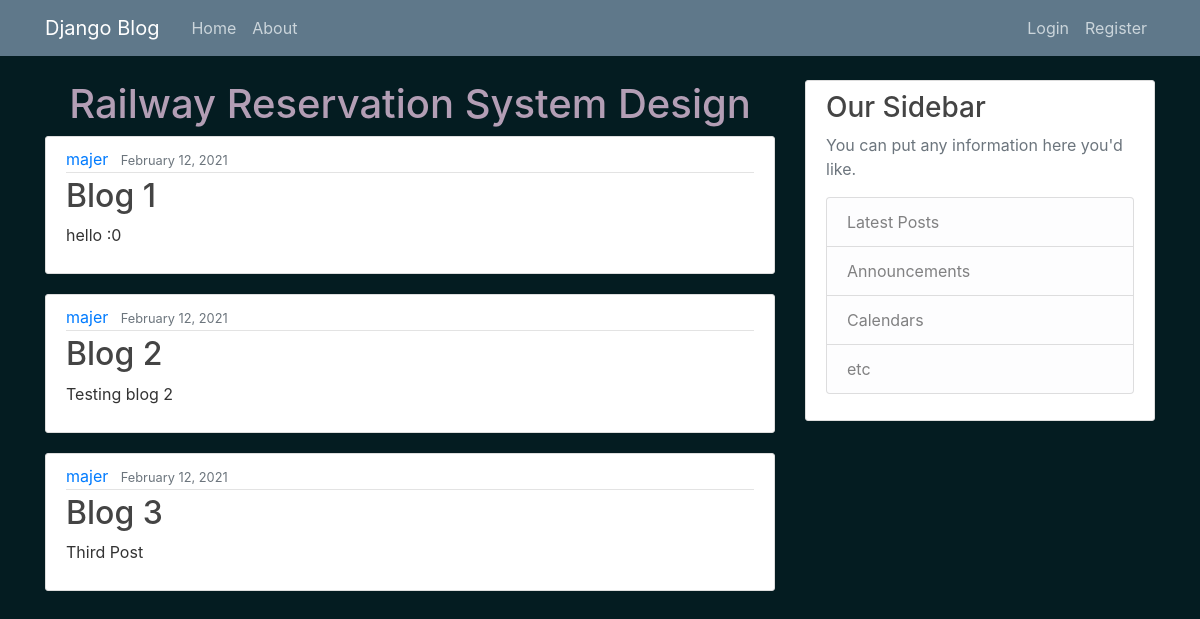
/, run on an earlier commit of the app's database.
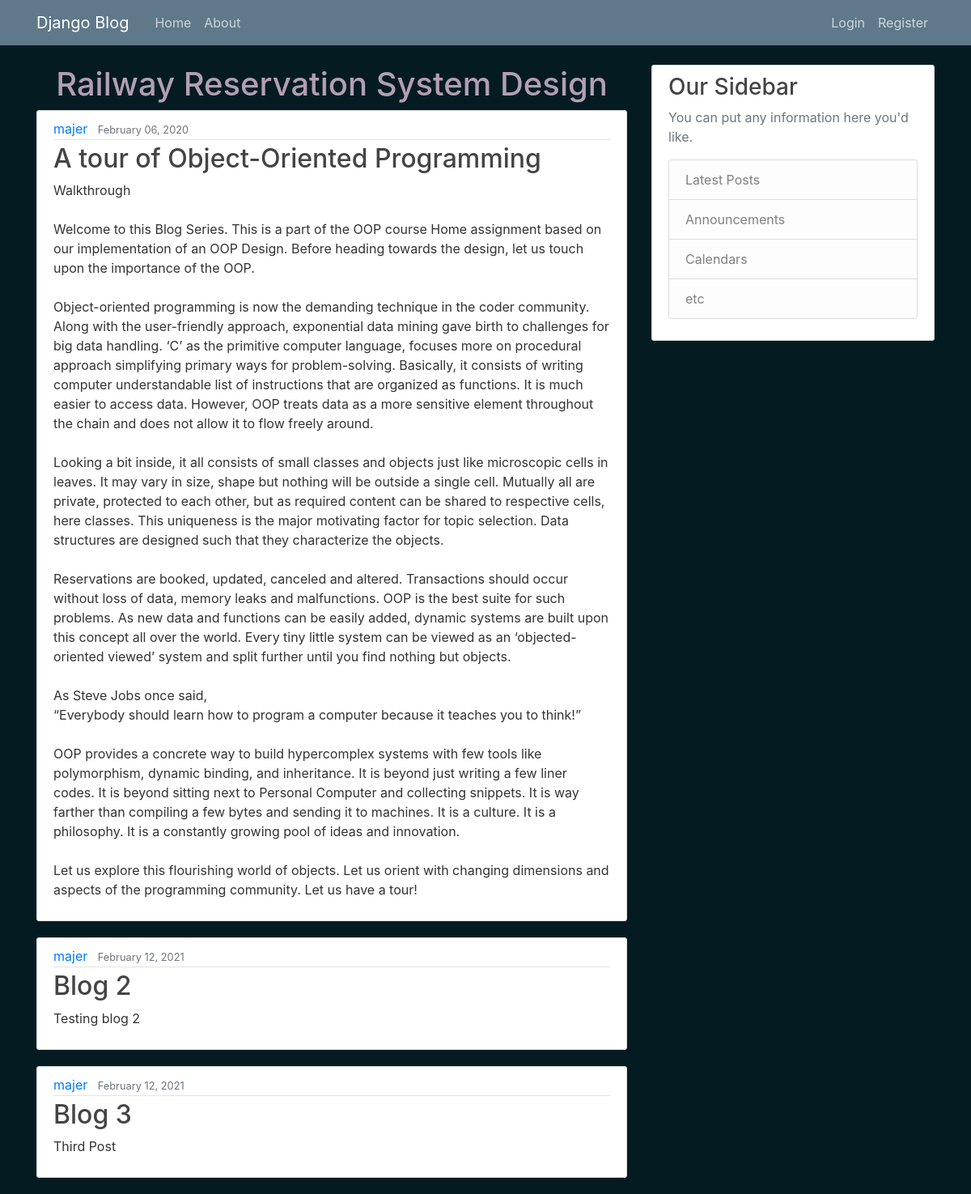
And on a later commit of the database.
### blog/models.py (models this page shows, shortened)
class Post(models.Model):
    title = models.CharField(max_length=100)
    content = models.TextField()
    date = models.DateTimeField(default=timezone.now)
    author = models.ForeignKey(User,on_delete= models.CASCADE)

### blog/views.py (the view)
# urls.py: path('', views.home, name = 'blog-home'),
def home(request):
    context = { 'posts': Post.objects.all()}
    return render(request, 'blog/home.html',context)

### blog/templates/blog/home.html
{%extends "blog/base.html" %}
{%block content%}
        <h1 style = "text-align: center; color: #B39EB5">Railway Reservation System Design</h1>
    {%for post in posts%}
        <article class="media content-section back">
          <div class="media-body">
            <div class="article-metadata">
              <a class="mr-2" href="#">{{ post.author }}</a>
              <small class="text-muted">{{ post.date|date:"F d, Y" }}</small>
            </div>
            <h2><a class="article-title" href="#">{{ post.title }}</a></h2>
            <p class="article-content">{{ post.content }}</p>
          </div>
        </article>
    {%endfor%}
{%endblock content%}

### blog/templates/blog/base.html (shortened to what this page needs)
{%load static%}
<!DOCTYPE html>
<html lang="en">
<head>
    <link rel="stylesheet" href="https://maxcdn.bootstrapcdn.com/bootstrap/4.0.0/css/bootstrap.min.css">
    <link rel="stylesheet" type="text/css" href="{%static 'blog/main.css'%}">
</head>
<body style = "background-color: #041c21";>
    <header class="site-header">
      <nav class="navbar navbar-expand-md navbar-dark bg-steel fixed-top">
        <div class="container">
          <a class="navbar-brand mr-4" href="/">Django Blog</a>
          <div class="collapse navbar-collapse" id="navbarToggle">
            <div class="navbar-nav mr-auto">
              <a class="nav-item nav-link" href="{% url 'blog-home'%}">Home</a>
              <a class="nav-item nav-link" href="{% url 'blog-about'%}">About</a>
            </div>
            <div class="navbar-nav">
                {% if user.is_authenticated %}
                <a class="nav-item nav-link" href="{%url 'profile'%}">Profile</a>
                <a class="nav-item nav-link" href="{%url 'logout'%}">Logout</a>
                {% else %}
                    <a class="nav-item nav-link" href="{%url 'login'%}">Login</a>
                    <a class="nav-item nav-link" href="{%url 'register'%}">Register</a>
                {% endif %}
            </div>
          </div>
        </div>
      </nav>
    </header>
    <main role="main" class="container">
      <div class="row">
        <div class="col-md-8 ">
          {% block content %}{% endblock %}
        </div>
        <div class="col-md-4">
          <div class="content-section">
            <h3>Our Sidebar</h3>
            <p class='text-muted'>You can put any information here you'd like.
              <ul class="list-group">
                <li class="list-group-item list-group-item-light">Latest Posts</li>
                <li class="list-group-item list-group-item-light">Announcements</li>
                <li class="list-group-item list-group-item-light">Calendars</li>
                <li class="list-group-item list-group-item-light">etc</li>
              </ul>
            </p>
          </div>
        </div>
      </div>
    </main>
</body>
</html>

### blog/static/blog/main.css (style rules this page uses)
body { background: #fafafa; color: #333333; margin-top: 5rem; }
h1, h2, h3, h4, h5, h6 { color: #444444; }
ul { margin: 0; }
.bg-steel { background-color: #5f788a; }
.site-header .navbar-nav .nav-link { color: #cbd5db; }
.content-section { background: #ffffff; padding: 10px 20px; border: 1px solid #dddddd; border-radius: 3px; margin-bottom: 20px; }
.article-title { color: #444444; }
.article-content { white-space: pre-line; }
.article-metadata { padding-bottom: 1px; margin-bottom: 4px; border-bottom: 1px solid #e3e3e3 }

### blog/templates/blog/base.html (style rules this page uses)
.back { background-image: url('https://cdn.wallpapersafari.com/4/59/pkjUJO.jpg'); }

What changed in the data, as far as the page shows it:
changed Post: date "February 12, 2021" → "February 06, 2020"; title "Blog 1" → "A tour of Object-Oriented Programming"; content "hello :0" → "Walkthrough Welcome to this Blog Series. This is a part of the OOP course Home assignment based on our implementation of an OOP Design. Before heading towards the design, let us touch upon the importance of the OOP. Object-oriented programming is now the demanding technique in the coder community. Along with the user-friendly approach, exponential data mining gave birth to challenges for big data handling. ‘C’ as the primitive computer language, focuses more on procedural approach simplifying primary ways for problem-solving. Basically, it consists of writing computer understandable list of instructions that are organized as functions. It is much easier to access data. However, OOP treats…"
